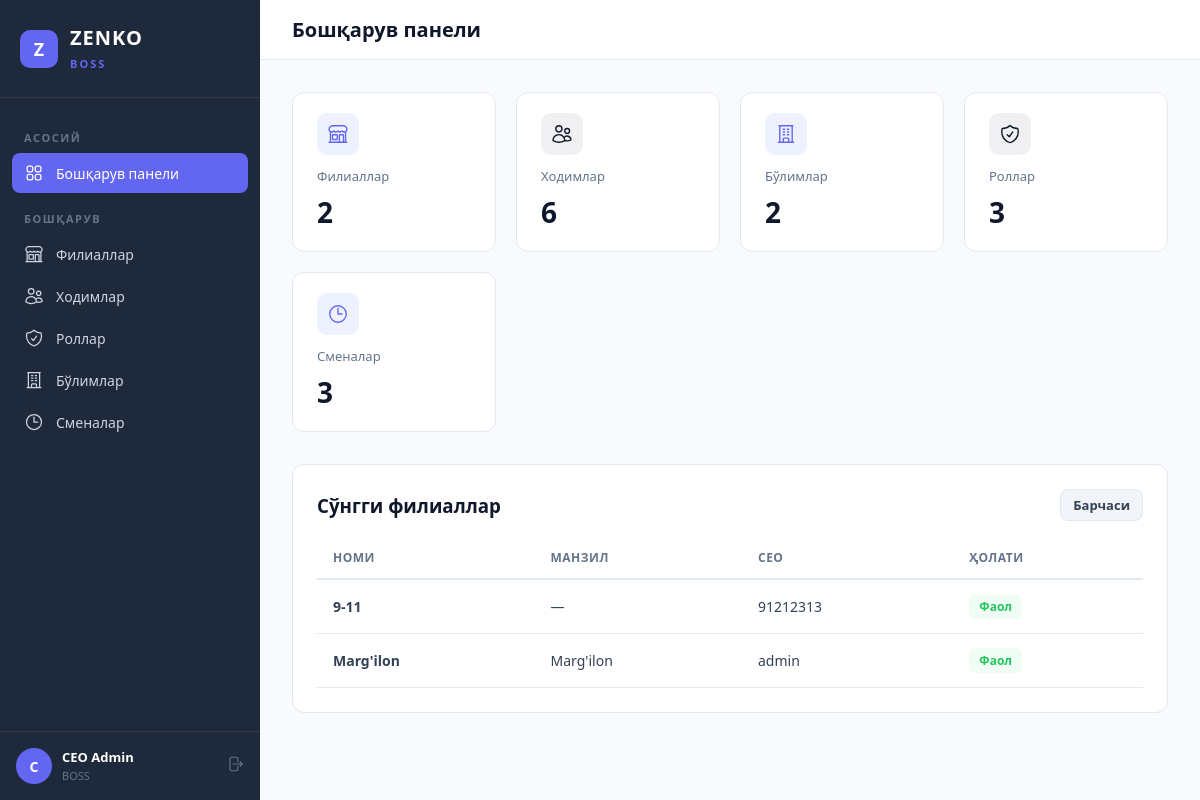
/boss/ (signed in), run on the app's committed database.
### apps/users/models.py (models this page shows, shortened)
class User(AbstractUser):
    first_name = None
    last_name = None
    email = None
    name = models.CharField('Ism', max_length=150)
    phone = models.CharField('Telefon raqam', max_length=20, blank=True)
    role = models.ForeignKey(
        Role,
        verbose_name='Rol',
        on_delete=models.SET_NULL,
        related_name='users',
        null=True,
        blank=True,
    )
    department = models.ForeignKey(
        Department,
        verbose_name='Bo\'lim',
        on_delete=models.SET_NULL,
        related_name='users',
        null=True,
        blank=True,
    )
    shift = models.ForeignKey(
        Shift,
        verbose_name='Smena',
        on_delete=models.SET_NULL,
        related_name='users',
        null=True,
        blank=True,
    )
    branch = models.ForeignKey(
        Branch,
        verbose_name='Filial',
        on_delete=models.PROTECT,
        related_name='users',
        null=True,
        blank=True,
    )
    REQUIRED_FIELDS = ['name']
    class Meta:
        verbose_name = 'Hodim'
        verbose_name_plural = 'Hodimlar'
        ordering = ['-date_joined']

class Branch(models.Model):
    name = models.CharField('Nomi', max_length=200, unique=True)
    address = models.CharField('Manzil', max_length=300, blank=True)
    phone = models.CharField('Telefon', max_length=20, blank=True)
    is_active = models.BooleanField('Faol', default=True)
    created_at = models.DateTimeField(auto_now_add=True)
    class Meta:
        verbose_name = 'Filial'
        verbose_name_plural = 'Filiallar'
        ordering = ['name']

### apps/boss/views.py (the view)
# urls.py: path('', views.DashboardView.as_view(), name='dashboard'),
class DashboardView(BOSSRequiredMixin, TemplateView):
    template_name = 'boss/dashboard.html'
    def get_context_data(self, **kwargs):
        ctx = super().get_context_data(**kwargs)
        ceo_prefetch = Prefetch(
            'users',
            queryset=User.objects.filter(role__name='CEO'),
            to_attr='ceo_users',
        )
        ctx.update({
            'active_nav': 'dashboard',
            'total_branches': Branch.objects.count(),
            'total_users': User.objects.count(),
            'total_departments': Department.objects.count(),
            'total_shifts': Shift.objects.count(),
            'total_roles': Role.objects.count(),
            'branches': Branch.objects.prefetch_related(ceo_prefetch)[:10],
        })
        return ctx

### apps/boss/views.py (called while the page is built)
    def dispatch(self, request, *args, **kwargs):
        if not request.user.is_authenticated:
            return self.handle_no_permission()
        if not (request.user.role and request.user.role.name == 'BOSS'):
            if not request.user.is_superuser:
                messages.error(request, 'Sizda bu sahifaga kirish huquqi yo\'q.')
                return redirect('login')
        return super().dispatch(request, *args, **kwargs)

### apps/boss/templates/boss/dashboard.html (shortened to what this page needs)
{% extends "boss/base.html" %}
{% block page_title %}Бошқарув панели{% endblock %}
{% block content %}
<div class="stats-grid">
    <div class="stat-card">
        <div class="icon purple">
        </div>
        <div class="label">Филиаллар</div>
        <div class="value">{{ total_branches }}</div>
    </div>
    <div class="stat-card">
        <div class="icon dark">
        </div>
        <div class="label">Ходимлар</div>
        <div class="value">{{ total_users }}</div>
    </div>
    <div class="stat-card">
        <div class="icon purple">
        </div>
        <div class="label">Бўлимлар</div>
        <div class="value">{{ total_departments }}</div>
    </div>
    <div class="stat-card">
        <div class="icon dark">
        </div>
        <div class="label">Роллар</div>
        <div class="value">{{ total_roles }}</div>
    </div>
    <div class="stat-card">
        <div class="icon purple">
            <svg xmlns="http://www.w3.org/2000/svg" fill="none" viewBox="0 0 24 24" stroke-width="1.5" stroke="currentColor"><path stroke-linecap="round" stroke-linejoin="round" d="M12 6v6h4.5m4.5 0a9 9 0 1 1-18 0 9 9 0 0 1 18 0Z"/></svg>
        </div>
        <div class="label">Сменалар</div>
        <div class="value">{{ total_shifts }}</div>
    </div>
</div>
<div class="card">
    <div style="display:flex;align-items:center;justify-content:space-between;margin-bottom:16px;">
        <h3>Сўнгги филиаллар</h3>
        <a href="{% url 'boss:branch_list' %}" class="btn btn-sm btn-secondary">Барчаси</a>
    </div>
    {% if branches %}
    <div class="table-wrapper">
        <table>
            <thead>
                <tr>
                    <th>Номи</th>
                    <th>Манзил</th>
                    <th>CEO</th>
                    <th>Ҳолати</th>
                </tr>
            </thead>
            <tbody>
                {% for b in branches %}
                <tr>
                    <td><strong>{{ b.name }}</strong></td>
                    <td>{{ b.address|default:"—" }}</td>
                    <td>{{ b.ceo_users.0.name|default:"—" }}</td>
                    <td>
                        {% if b.is_active %}
                        <span class="badge badge-green">Фаол</span>
                        {% else %}
                        <span class="badge badge-red">Нофаол</span>
                        {% endif %}
                    </td>
                </tr>
                {% endfor %}
            </tbody>
        </table>
    </div>
    {% else %}
    <div class="empty-state">
        <p>Ҳали филиаллар қўшилмаган</p>
        <a href="{% url 'boss:branch_create' %}" class="btn btn-primary">Филиал қўшиш</a>
    </div>
    {% endif %}
</div>
{% endblock %}

### apps/boss/templates/boss/base.html (shortened to what this page needs)
{% load static %}
<!DOCTYPE html>
<html lang="uz">
<head>
</head>
<body>
    <aside class="sidebar" id="sidebar">
        <div class="sidebar-brand">
            <div class="logo">Z</div>
            <div>
                <span>ZENKO</span><br>
                <small>BOSS</small>
            </div>
        </div>
        <nav class="sidebar-nav">
            <div class="nav-label">Асосий</div>
            <a href="{% url 'boss:dashboard' %}" class="nav-link {% if active_nav == 'dashboard' %}active{% endif %}">
                Бошқарув панели
            </a>
            <div class="nav-label">Бошқарув</div>
            <a href="{% url 'boss:branch_list' %}" class="nav-link {% if active_nav == 'branches' %}active{% endif %}">
                Филиаллар
            </a>
            <a href="{% url 'boss:user_list' %}" class="nav-link {% if active_nav == 'users' %}active{% endif %}">
                Ходимлар
            </a>
            <a href="{% url 'boss:role_list' %}" class="nav-link {% if active_nav == 'roles' %}active{% endif %}">
                Роллар
            </a>
            <a href="{% url 'boss:department_list' %}" class="nav-link {% if active_nav == 'departments' %}active{% endif %}">
                Бўлимлар
            </a>
            <a href="{% url 'boss:shift_list' %}" class="nav-link {% if active_nav == 'shifts' %}active{% endif %}">
                <svg xmlns="http://www.w3.org/2000/svg" fill="none" viewBox="0 0 24 24" stroke-width="1.5" stroke="currentColor"><path stroke-linecap="round" stroke-linejoin="round" d="M12 6v6h4.5m4.5 0a9 9 0 1 1-18 0 9 9 0 0 1 18 0Z"/></svg>
                Сменалар
            </a>
        </nav>
        <div class="sidebar-footer">
            <div class="sidebar-user">
                <div class="avatar">{{ request.user.name|make_list|first|default:"B" }}</div>
                <div class="info">
                    <strong>{{ request.user.name }}</strong>
                    <small>BOSS</small>
                </div>
                <a href="{% url 'logout' %}" class="btn-logout" title="Чиқиш">
                </a>
            </div>
        </div>
    </aside>
    <div class="main">
        <header class="topbar">
            <div style="display:flex;align-items:center;gap:12px;">
                <h1>{% block page_title %}Бошқарув панели{% endblock %}</h1>
            </div>
        </header>
        <div class="content">
            {% block content %}{% endblock %}
        </div>
    </div>
</body>
</html>

### data on the page
User: user.name|make_list "C", user.name "CEO Admin"
Branch: name "9-11", address "—", ceo_users.0.name "91212313", is_active "Фаол"
Branch: name "Marg'ilon", address "Marg'ilon", ceo_users.0.name "admin", is_active "Фаол"

### other printed values
{{ total_branches }} "2"
{{ total_users }} "6"
{{ total_departments }} "2"
{{ total_roles }} "3"
{{ total_shifts }} "3"
